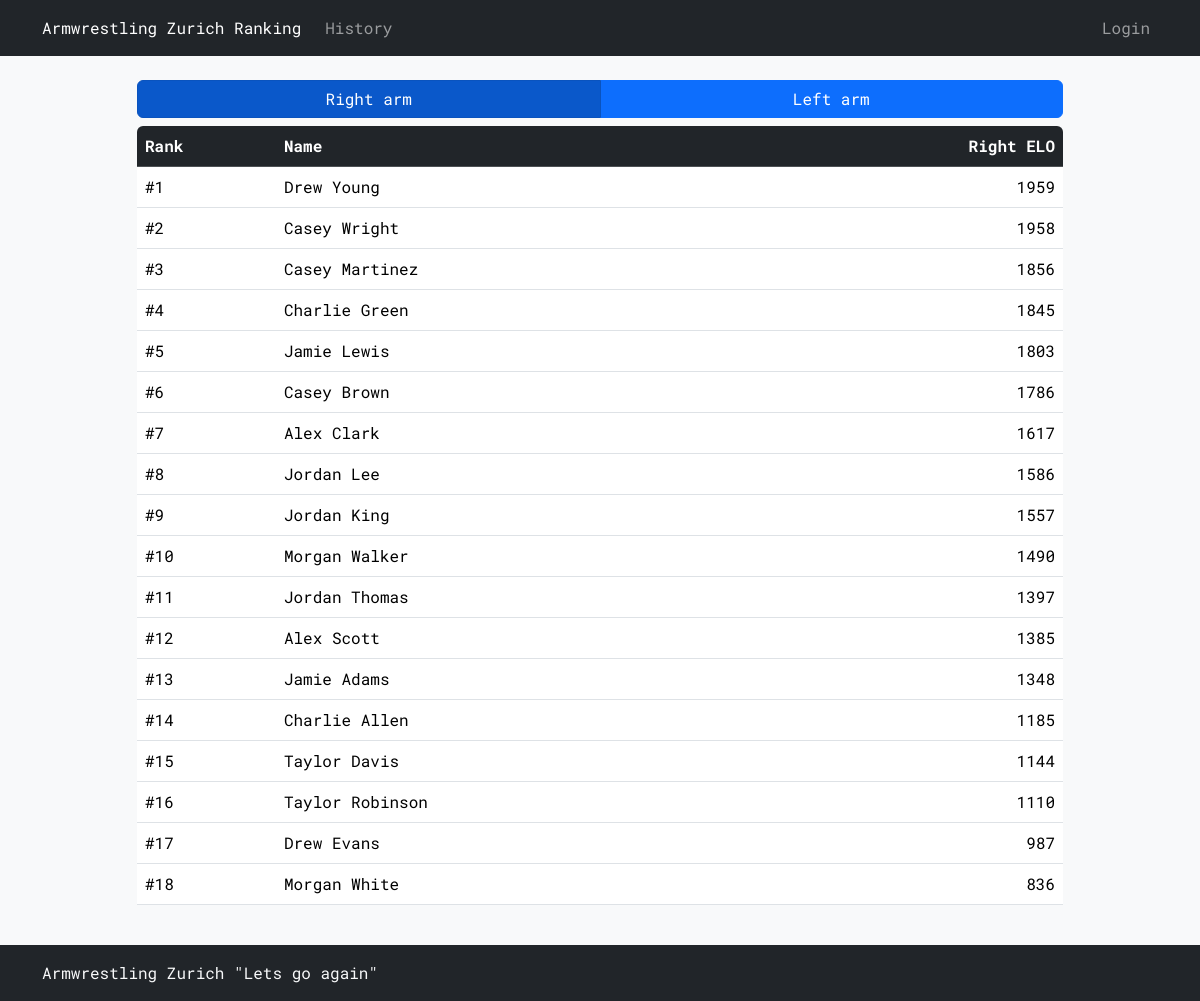
Before: / with the older database file.
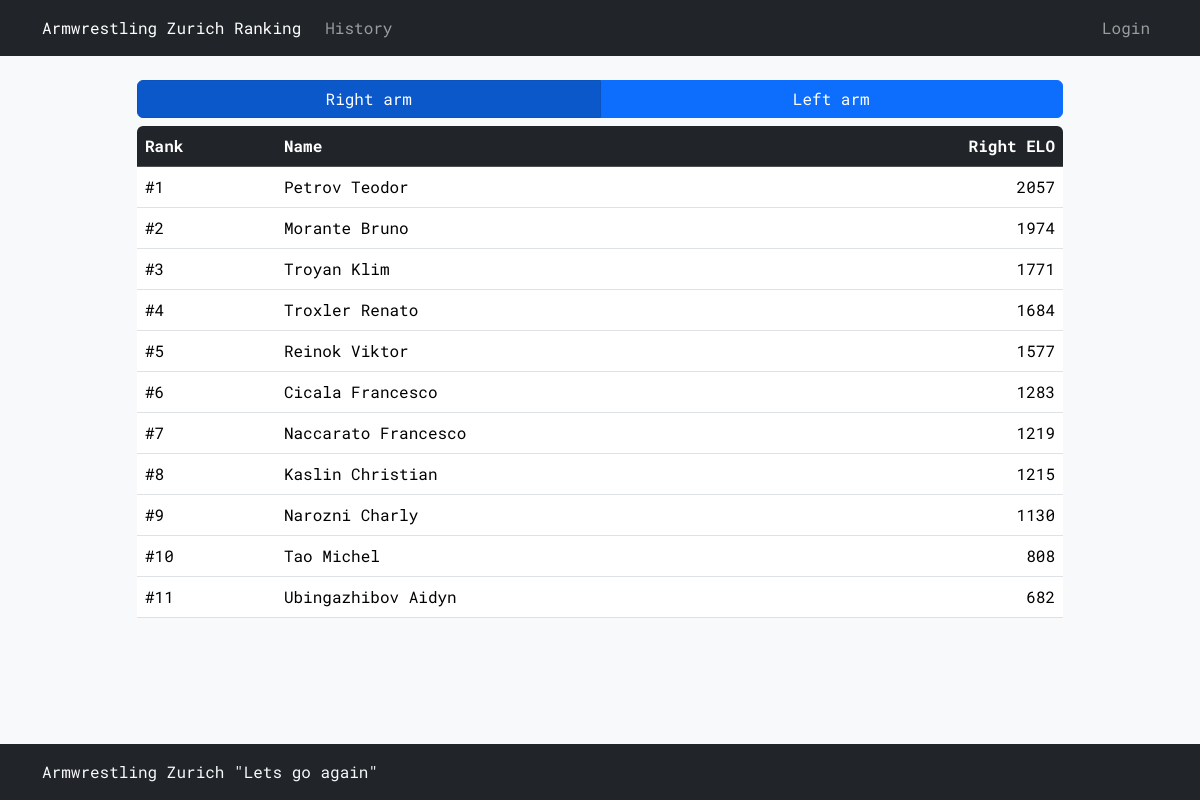
After: the same page with the newer database file.
### tables this page shows
CREATE TABLE armwrestlers (
    name TEXT PRIMARY KEY,
    right_elo INTEGER NOT NULL,
    left_elo INTEGER NOT NULL
);

### armelo_app.py (the view)
@app.route("/")
@app.route("/<arm>")
def ranking(arm='right'):
    order_by = 'right_elo' if arm == 'right' else 'left_elo'
    armwrestlers = db_execute(f'SELECT RANK() OVER (ORDER BY {order_by} DESC) AS rank, name, {order_by} FROM armwrestlers')
    username = session.get('username')
    return render_template('ranking.html', armwrestlers=armwrestlers, username=username, arm=arm)

### armelo_app.py (called while the page is built)
def get_db():
    db = getattr(g, '_database', None)
    if db is None:
        db = g._database = sqlite3.connect(DATABASE)
    return db

def db_execute(query, *args):
    db = get_db()
    cur = db.cursor()
    cur.execute(query, args)
    if query.strip().upper().startswith("SELECT"):
        rv = cur.fetchall()
        cur.close()
        return rv
    else:
        db.commit()
        cur.close()

@app.context_processor
def inject_user():
    username = session.get('username')
    return dict(username=username)

### templates/ranking.html (shortened to what this page needs)
{% extends "layout.html" %}
{% block content %}
<div class="btn-group btn-group-toggle mb-2 w-100" data-toggle="buttons">
    <a href="{{ url_for('ranking', arm='right') }}"
       class="btn btn-primary w-50 {{ 'active' if arm == 'right' else '' }}" role="button" aria-pressed="{{ 'true' if arm == 'right' else 'false' }}">Right arm</a>
    <a href="{{ url_for('ranking', arm='left') }}"
       class="btn btn-primary w-50 {{ 'active' if arm == 'left' else '' }}" role="button" aria-pressed="{{ 'true' if arm == 'left' else 'false' }}">Left arm</a>
</div>
<div class="table-responsive rounded">
    <table class="table">
        <thead class="table-dark">
            <tr>
                <th style="width: 15%;">Rank</th>
                <th style="width: 30%;">Name</th>
                <th class="text-end">{{ "Right ELO" if arm == 'right' else "Left ELO" }}</th>
            </tr>
        </thead>
        <tbody>
            {% for armwrestler in armwrestlers %}
            <tr>
                <td>#{{ armwrestler[0] }}</td>
                <td>{{ armwrestler[1] }}</td>
                <td class="text-end">{{ armwrestler[2] }}</td>
            </tr>
            {% endfor %}
        </tbody>
    </table>
</div>
{% endblock %}

### templates/layout.html (shortened to what this page needs)
<!doctype html>
<html lang="en">
    <head>
        <link href="https://cdn.jsdelivr.net/npm/bootstrap@5.3.2/dist/css/bootstrap.min.css" rel="stylesheet">
        <link href="/static/styles.css" rel="stylesheet">
    </head>
    <body class="bg-light">
        <nav class="navbar navbar-expand-lg navbar-dark bg-dark">
            <div class="container-md">
                <a class="navbar-brand fs-6" href="{{ url_for('ranking') }}">Armwrestling Zurich Ranking</a>
                <div class="collapse navbar-collapse" id="navbarNavAltMarkup">
                    <div class="navbar-nav">
                            <a class="nav-link" href="{{ url_for('history') }}">History</a>
                    </div>
                    <div class="navbar-nav ms-auto">
                        {% if username %}
                            <a class="nav-link disabled">{{ username }}</a>
                            <a class="nav-link" href="{{ url_for('logout') }}">Logout</a>
                        {% else %}
                            <a class="nav-link" href="{{ url_for('login') }}">Login</a>
                        {% endif %}
                    </div>
                </div>
            </div>
        </nav>
        <div class="container-sm">
            <div class="row justify-content-center my-4">
                <div class="col-sm-10">
                    {% block content %}{% endblock %}
                </div>
            </div>
        </div>
        <footer class="footer mt-auto py-3 bg-dark">
            <div class="container-md">
                <span class="text-light">Armwrestling Zurich "Lets go again"</span>
            </div>
        </footer>
    </body>
</html>

### static/styles.css (style rules this page uses)
* { font-family: 'Roboto Mono', monospace; }
html, body { height: 100%; scrollbar-width: none; -ms-overflow-style: none; }
body { display: flex; flex-direction: column; }

Changed rows visible on the page:
removed armwrestlers: armwrestler "1", name "Drew Young", right_elo "1959"
removed armwrestlers: armwrestler "2", name "Casey Wright", right_elo "1958"
removed armwrestlers: armwrestler "3", name "Casey Martinez", right_elo "1856"
removed armwrestlers: armwrestler "4", name "Charlie Green", right_elo "1845"
removed armwrestlers: armwrestler "5", name "Jamie Lewis", right_elo "1803"
removed armwrestlers: armwrestler "6", name "Casey Brown", right_elo "1786"
removed armwrestlers: armwrestler "7", name "Alex Clark", right_elo "1617"
removed armwrestlers: armwrestler "8", name "Jordan Lee", right_elo "1586"
removed armwrestlers: armwrestler "9", name "Jordan King", right_elo "1557"
removed armwrestlers: armwrestler "10", name "Morgan Walker", right_elo "1490"
removed armwrestlers: armwrestler "11", name "Jordan Thomas", right_elo "1397"
removed armwrestlers: armwrestler "12", name "Alex Scott", right_elo "1385"
removed armwrestlers: armwrestler "13", name "Jamie Adams", right_elo "1348"
removed armwrestlers: armwrestler "14", name "Charlie Allen", right_elo "1185"
removed armwrestlers: armwrestler "15", name "Taylor Davis", right_elo "1144"
removed armwrestlers: armwrestler "16", name "Taylor Robinson", right_elo "1110"
removed armwrestlers: armwrestler "17", name "Drew Evans", right_elo "987"
removed armwrestlers: armwrestler "18", name "Morgan White", right_elo "836"
added armwrestlers: armwrestler "1", name "Petrov Teodor", right_elo "2057"
added armwrestlers: armwrestler "2", name "Morante Bruno", right_elo "1974"
added armwrestlers: armwrestler "3", name "Troyan Klim", right_elo "1771"
added armwrestlers: armwrestler "4", name "Troxler Renato", right_elo "1684"
added armwrestlers: armwrestler "5", name "Reinok Viktor", right_elo "1577"
added armwrestlers: armwrestler "6", name "Cicala Francesco", right_elo "1283"
added armwrestlers: armwrestler "7", name "Naccarato Francesco", right_elo "1219"
added armwrestlers: armwrestler "8", name "Kaslin Christian", right_elo "1215"
added armwrestlers: armwrestler "9", name "Narozni Charly", right_elo "1130"
added armwrestlers: armwrestler "10", name "Tao Michel", right_elo "808"
added armwrestlers: armwrestler "11", name "Ubingazhibov Aidyn", right_elo "682"
